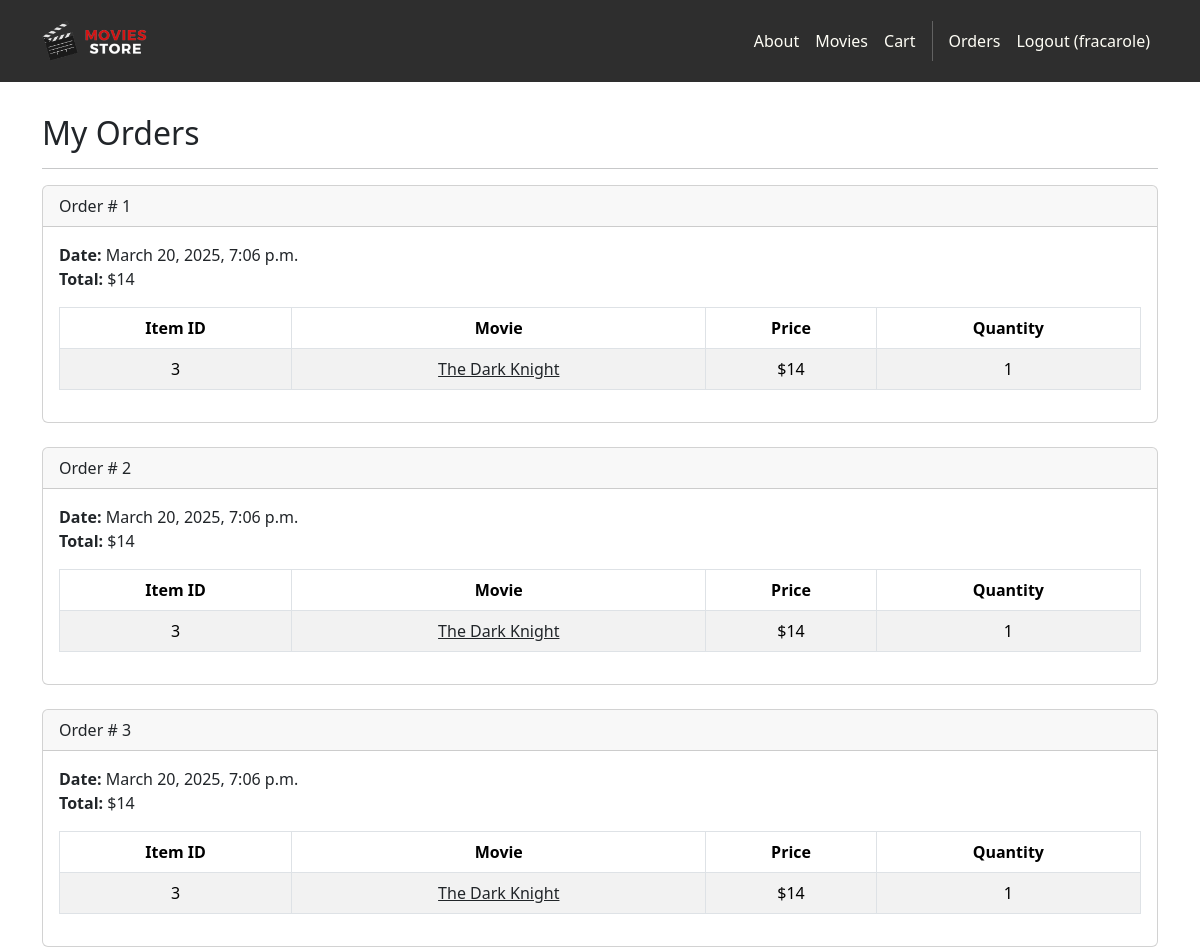
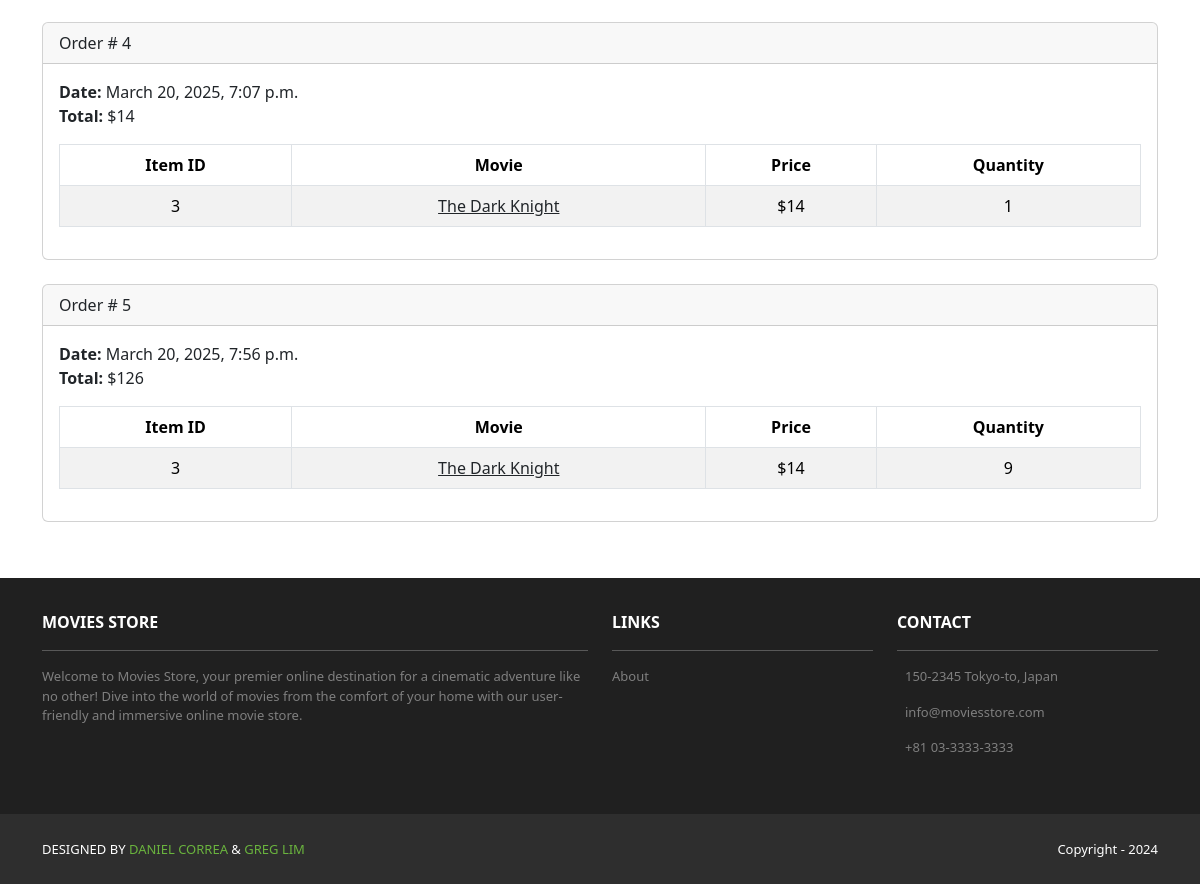
Page /cart/orders (signed in) on the committed database (2 pictures, top to bottom).
### cart/models.py (models this page shows, shortened)
class Order(models.Model):
    id = models.AutoField(primary_key=True)
    total = models.IntegerField()
    date = models.DateTimeField(auto_now_add=True)
    user = models.ForeignKey(User, on_delete=models.CASCADE)

class Item(models.Model):
    id = models.AutoField(primary_key=True)
    price = models.IntegerField()
    quantity = models.IntegerField()
    order = models.ForeignKey(Order, on_delete=models.CASCADE)
    movie = models.ForeignKey(Movie, on_delete=models.CASCADE)

### movies/models.py (models this page shows, shortened)
class Movie(models.Model):
    id = models.AutoField(primary_key=True)
    name = models.CharField(max_length=255)
    price = models.IntegerField()
    description = models.TextField()
    image = models.ImageField(upload_to="movie_images/")

### cart/views.py (the view)
# urls.py: path("orders", views.orders, name="accounts.orders"),
@login_required
def orders(request):
    template_data = {}
    template_data["title"] = "Orders"
    template_data["orders"] = request.user.order_set.all()
    return render(request, "accounts/orders.html", {"template_data": template_data})

### accounts/templates/accounts/orders.html
{% extends 'base.html' %}
{% block content %}
<div class="p-3">
    <div class="container">
        <div class="row mt-3">
            <div class="col mx-auto mb-3">
                <h2>My Orders</h2>
                <hr />
                {% for order in template_data.orders %}
                <div class="card mb-4">
                    <div class="card-header">Order # {{ order.id }}</div>
                    <div class="card-body">
                        <b>Date:</b> {{ order.date }}<br />
                        <b>Total:</b> ${{ order.total }}<br />
                        <table class="table table-bordered table-striped text-center mt-3">
                            <thead>
                                <tr>
                                    <th scope="col">Item ID</th>
                                    <th scope="col">Movie</th>
                                    <th scope="col">Price</th>
                                    <th scope="col">Quantity</th>
                                </tr>
                            </thead>
                            <tbody>
                                {% for item in order.item_set.all %}
                                <tr>
                                    <td>{{ item.movie.id }}</td>
                                    <td>
                                        <a class="link-dark" href="{% url 'movies.show' id=item.movie.id %}">{{ item.movie.name }}</a>
                                    </td>
                                    <td>${{ item.movie.price }}</td>
                                    <td>{{ item.quantity }}</td>
                                </tr>
                                {% endfor %}
                            </tbody>
                        </table>
                    </div>
                </div>
                {% endfor %}
            </div>
        </div>
    </div>
</div>
{% endblock content %}

### moviesstore/templates/base.html (shortened to what this page needs)
<!DOCTYPE html>
<html>
    {% load static %}
    <head>
        <link href="https://cdn.jsdelivr.net/npm/bootstrap@5.3.3/dist/css/bootstrap.min.css" rel="stylesheet">
        <link rel="stylesheet" href="https://cdnjs.cloudfare.com/ajax/libs/font-awesome/6.1.1/css/all.min.css">
        <link rel="stylesheet" type="text/css" href="{% static 'css/style.css' %}">
    </head>
    <body>
        <nav class="p-3 navbar navbar-dark bg-dark navbar-expand-lg">
            <div class="container">
                <a class="navbar-brand" href="{% url 'home.index' %}">
                    <img src="{% static 'img/logo.png' %}" alt="logo" height="40" />
                </a>
            <div class="collapse navbar-collapse" id="navbarNavAltMarkup">
                <div class="navbar-nav ms-auto navbar-ml">
                    <a class="nav-link" href="{% url 'home.about' %}">About</a>
                    <a class="nav-link" href="{% url 'movies.index' %}">Movies</a>
                    <a class="nav-link" href="{% url 'cart.index' %}">Cart</a>
                    {% if user.is_authenticated %}
                    <a class="nav-link" href="{% url 'accounts.orders' %}">Orders</a>
                    <a class="nav-link" href="{% url 'accounts.logout' %}">Logout ({{ user.username }})</a>
                    {% else %}
                    <a class="nav-link" href="{% url 'accounts.login' %}">Login</a>
                    <a class="nav-link" href="{% url 'accounts.signup' %}">Sign up</a>
                    {% endif %}
                </div>
            </div>
            </div>
        </nav>
        <div>
            {% block content %}
            {% endblock content %}
        </div>
         <section class="p-3 ms-footer d-none d-md-block">
            <div class="container">
                <div class="row mt-3 text-white">
                    <div class="col-md-6 col-lg-6 col-xl-6 mx-auto mb-4">
                        <b>MOVIES STORE</b>
                        <hr />
                        <p>Welcome to Movies Store, your premier online
                           destination for a cinematic adventure like no
                           other! Dive into the world of movies from the
                           comfort of your home with our user-friendly and
                           immersive online movie store.
                        </p>
                    </div>
                    <div class="col-md-3 col-lg-3 col-xl-3 mx-auto mb-4">
                        <b>LINKS</b>
                        <hr />
                        <p><a class="nav-link" href="{% url 'home.about'}">
                            About
                        </a></p>
                    </div>
                    <div class="col-md-3 col-lg-3 col-xl-3 mx-auto mb-4">
                        <b>CONTACT</b>
                        <hr />
                        <p>
                            150-2345 Tokyo-to, Japan
                        </p>
                        <p>
                            info@moviesstore.com
                        </p>
                        <p>
                            +81 03-3333-3333
                        </p>
                    </div>
                </div>
            </div>
         </section>
         <section class="p-3 ms-footer-bottom bg-dark">
            <div class="container d-flex justify-content-between">
                <div class="me-5 text-white">
                    <span>DESIGNED BY
                        <a href="https://www.twitter.com/danielgarax"
                        target="_blank">DANIEL CORREA</a> &
                        <a href="https://www.twitter.com/greglim81"
                        target="_blank">GREG LIM</a>
                    </span>
                </div>
                <div class="text-white">
                    <span>Copyright - 2024</span>
                </div>
            </div>
         </section>
    </body>
</html>

### moviesstore/static/css/style.css (style rules this page uses)
.navbar a.nav-link { color: #FFFEF6 !important; }
.bg-dark { background-color: #2E2E2E !important; }
.ms-footer { background-color: #202020; }
.ms-footer p { color: #7F7F7F; font-size: 13px; }
.ms-footer-bottom span { font-size: 13px; line-height: 38px; }
.ms-footer-bottom a { color: #6ab43e; text-decoration: none; }

### rows in the picture
Order: id "1", date "March 20, 2025, 7:06 p.m.", total "14"
Item: movie.id "3", movie.name "The Dark Knight", movie.price "14", quantity "1"
Order: id "2", date "March 20, 2025, 7:06 p.m.", total "14"
Item: movie.id "3", movie.name "The Dark Knight", movie.price "14", quantity "1"
Order: id "3", date "March 20, 2025, 7:06 p.m.", total "14"
Item: movie.id "3", movie.name "The Dark Knight", movie.price "14", quantity "1"
Order: id "4", date "March 20, 2025, 7:07 p.m.", total "14"
Item: movie.id "3", movie.name "The Dark Knight", movie.price "14", quantity "1"
Order: id "5", date "March 20, 2025, 7:56 p.m.", total "126"
Item: movie.id "3", movie.name "The Dark Knight", movie.price "14", quantity "9"

### other values in the picture
{{ user.username }} "fracarole"
